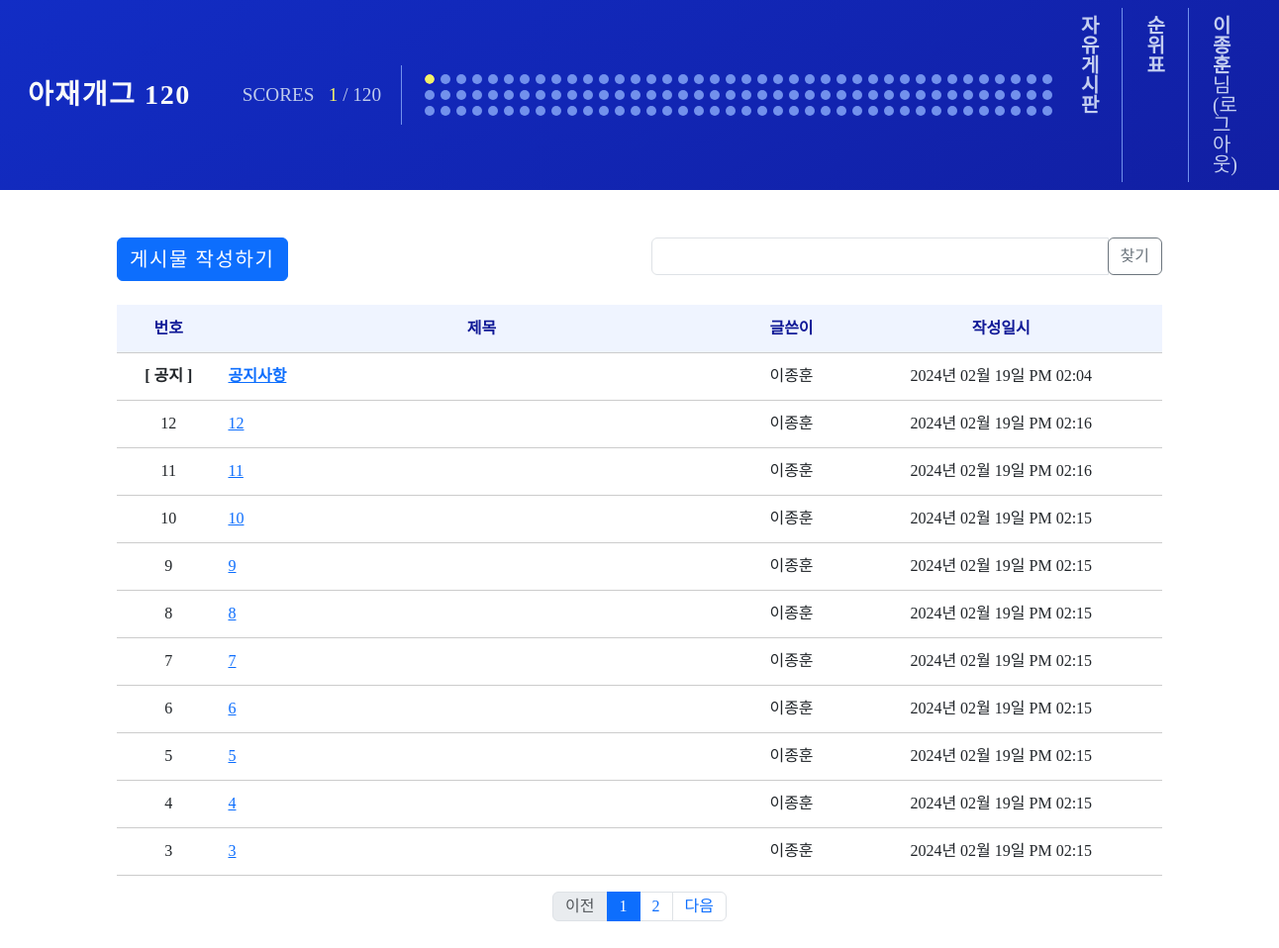
The page /question/list (signed in) on the database its author committed.
### homepage/models.py (models this page shows, shortened)
class Users(db.Model):
    __tablename__ = 'users'
    id = db.Column(db.Integer, primary_key=True)
    username = db.Column(db.String(50), unique=True, nullable=False)
    password = db.Column(db.String(200), nullable=False)
    email = db.Column(db.String(120), unique=True, nullable=False)
    comment = db.Column(db.String(20), nullable=True)

class Question(db.Model):
    id = db.Column(db.Integer, primary_key=True)
    subject = db.Column(db.String(200), nullable=False)
    content = db.Column(db.Text(), nullable=False)
    create_date = db.Column(db.DateTime(), nullable=False)
    modify_date = db.Column(db.DateTime(), nullable=True)
    user_id = db.Column(db.Integer, db.ForeignKey('users.id', ondelete='CASCADE'), nullable=False)
    user = db.relationship('Users', backref=db.backref('question_set'))
    voter = db.relationship('Users', secondary=question_voter, backref=db.backref('question_voter_set'))

### homepage/views/question_views.py (the view, shortened to what this page needs)
@bp.route('/list')
def _list():
    solved_quiz_ids = solvedCount()
    page = request.args.get('page', type=int, default=1)
    kw = request.args.get('kw', type=str, default='')
    question_list = Question.query.order_by(Question.create_date.desc())
    question_list = question_list.paginate(page=page, per_page=10)
    question_notice = Question.query.get_or_404(0)
    return render_template('question/question_list.html', question_list=question_list, page=page, kw=kw, solved_quiz_ids=solved_quiz_ids, question_notice=question_notice)

### homepage/filter.py (called while the page is built)
def format_datetime(value, fmt='%Y년 %m월 %d일 %p %I:%M'):
    return value.strftime(fmt)

### homepage/views/auth_views.py (called while the page is built)
@bp.before_app_request
def load_logged_in_user():
    user_id = session.get('user_id')
    if user_id is None:
        g.user = None
    else:
        g.user = Users.query.get(user_id)

### homepage/views/status_views.py (called while the page is built)
def solvedCount():
    solved = Solved.query.filter_by(user_id=g.user.id).all()
    solved_quiz_ids = []
    for solve in solved:
        solved_quiz_ids.append(solve.quiz_id)
    return solved_quiz_ids

### homepage/templates/question/question_list.html (shortened to what this page needs)
{% extends 'base.html' %}
{% block content %}
<link rel="stylesheet" href="{{ url_for('static', filename='reset.min.css') }}" />
<div class="container qna-container whole_wrap pt-4">
    <div class="row my-4">
        <div class="col-6">
            <a href="{{ url_for('question.create') }}" class="btn btn-primary nav-font fs-5">게시물 작성하기</a>
        </div>
        <div class="col-6">
            <div class="input-group">
                <input type="text" id="search_kw" class="form-control" value="{{ kw or '' }}">
                <div class="input-group-append">
                    <button class="btn btn-outline-secondary" type="button" id="btn_search">찾기</button>
                </div>
            </div>
        </div>
    </div>
    <table class="table table-height">
        <thead>
        <tr class="text-center table-dark">
            <th>번호</th>
            <th style="width:50%">제목</th>
            <th>글쓴이</th>
            <th>작성일시</th>
        </tr>
        </thead>
        <tbody>
        {% if question_notice %}
                <tr class="text-center">
                    <td class="fw-bold">[ 공지 ]</td>
                    <td class="text-start fw-bold">
                        <a href="{{ url_for('question.detail', question_id=question_notice.id) }}">{{ question_notice.subject }}</a>
                    </td>
                    <td>{{ question_notice.user.username }}</td>
                    <td>{{ question_notice.create_date|datetime }}</td>
                </tr>
        {% endif %}
        {% if question_list %}
            {% for question in question_list.items %}
                {% if question.id > 0 %}
                    <tr class="text-center">
                        <td>{{ question_list.total - ((question_list.page-1) * question_list.per_page) - loop.index0 -1 }}</td>
                        <td class="text-start">
                            <a href="{{ url_for('question.detail', question_id=question.id) }}">{{ question.subject }}</a>
                        </td>
                        <td>{{ question.user.username }}</td>
                        <td>{{ question.create_date|datetime }}</td>
                    </tr>
                {% endif %}
            {% endfor %}
        {% else %}
        <tr>
            <td colspan="3">질문이 없습니다.</td>
        </tr>
        {% endif %}
        </tbody>
    </table>
    <ul class="pagination justify-content-center">
        {% if question_list.has_prev %}
        <li class="page-item">
            <a class="page-link" data-page="{{ question_list.prev_num }}" href="javascript:void(0)">이전</a>
        </li>
        {% else %}
        <li class="page-item disabled">
            <a class="page-link" tabindex="-1" aria-disabled="true" href="javascript:void(0)">이전</a>
        </li>
        {% endif %}
        {% for page_num in question_list.iter_pages() %}
        {% if page_num %}
        {% if page_num != question_list.page %}
        <li class="page-item">
            <a class="page-link" data-page="{{ page_num }}" href="javascript:void(0)">{{ page_num }}</a>
        </li>
        {% else %}
        <li class="page-item active" aria-current="page">
            <a class="page-link" href="javascript:void(0)">{{ page_num }}</a>
        </li>
        {% endif %}
        {% else %}
        <li class="disabled">
            <a class="page-link" href="javascript:void(0)">...</a>
        </li>
        {% endif %}
        {% endfor %}
        {% if question_list.has_next %}
        <li class="page-item">
            <a class="page-link" data-page="{{ question_list.next_num }}" href="javascript:void(0)">다음</a>
        </li>
        {% else %}
        <li class="page-item disabled">
            <a class="page-link" tabindex="-1" aria-disabled="true" href="javascript:void(0)">다음</a>
        </li>
        {% endif %}
    </ul>
</div>
{% endblock %}

### homepage/templates/navbar.html (shortened to what this page needs)
<nav class="navbar navbar-expand-lg navbar-light nav-gradient-background" style="
    width: 100%; z-index: 9999;" id="navbar">
    <div class="container-fluid">
        <a class="navbar-brand text-light fw-bold p-3 fs-3 nav-font nav-line-height"
            href="{{ url_for('main.index') }}">아재개그&nbsp;120</a>
        {% if g.user and not all_user_data %}
        <div class="scores">
            <div class="scores-text">
                <h2>SCORES&nbsp;&nbsp;&nbsp;<b id="solvedCountNumber" class="scores-number">{{ solved_quiz_ids|length }}</b>&nbsp;/&nbsp;120</h2>
            </div>
            <div class="scores-circles">
                <ul class="circles">
                    {% for i in range(1, 41) %}
                    {% if i in solved_quiz_ids %}
                    <li class="circle-solved" id="score{{ i }}"></li>
                    {% else %}
                    <li class="circle" id="score{{ i }}"></li>
                    {% endif %}
                    {% endfor %}
                </ul>
                <ul class="circles">
                    {% for i in range(41, 81) %}
                    {% if i in solved_quiz_ids %}
                    <li class="circle-solved" id="score{{ i }}"></li>
                    {% else %}
                    <li class="circle" id="score{{ i }}"></li>
                    {% endif %}
                    {% endfor %}
                </ul>
                <ul class="circles">
                    {% for i in range(81, 121) %}
                    {% if i in solved_quiz_ids %}
                    <li class="circle-solved" id="score{{ i }}"></li>
                    {% else %}
                    <li class="circle" id="score{{ i }}"></li>
                    {% endif %}
                    {% endfor %}
                </ul>
            </div>
        </div>
        {% endif %}
        {% if g.user %}
        <div class="collapse navbar-collapse justify-content-end px-2 fs-5" id="navbarSupportedContent"
            style="flex-grow:0;">
            <ul class="navbar-nav me-3">
                <li class="nav-item me-3 nav-rank">
                    <a class="nav-link text-nav" href="{{ url_for('question._list') }}"><b class="fw-bold">자유게시판</b></a>
                </li>
                <li class="nav-item me-3 nav-rank">
                    <a class="nav-link text-nav" href="{{ url_for('rank.rank') }}"><b class="fw-bold">순위표</b></a>
                </li>
                <li class="nav-item">
                    <a class="nav-link text-nav" href="{{ url_for('auth.logout') }}"><b class="fw-bold">{{
                            g.user.username }}</b>님 (로그아웃)</a>
                </li>
            </ul>
                {% endif %}
            </div>
        </div>
</nav>

### homepage/static/style.css (style rules this page uses)
html, body { scroll-behavior: smooth; }
body { overflow: hidden; }
.scores-number { color: #f3f169; }
.scores-text { padding: 20px; font-family: 'EliceDigitalBaeum_Bold'; color: #c0ccec; font-size: 1.2em; border-right: 0.5px solid #7291ec; margin-right: 20px; }
.scores-circles { display: flex; flex-direction: column; justify-content: start; align-items: center; padding-right: 10px; }
.circles { display: flex; flex-wrap: nowrap; justify-content: center; align-items: center; }
.circle { background-color: #7291ec; width: 10px; height: 10px; border-radius: 50%; margin: 3px; }
.circle-solved { transition: background-color 0.3s ease-in-out; background-color: #f3f169; outline: 2px solid #1521c2; width: 10px; height: 10px; border-radius: 50%; margin: 3px; }
.nav-font { font-family: 'EliceDigitalBaeum_Bold'; letter-spacing: 0.1rem; }
.nav-line-height { line-height: 1.5; }
.nav-gradient-background { background: linear-gradient(-30deg, #121b9c, #1622ce, #111a97, #122dc5); background-size: 400% 400%; animation: gradient 8s ease infinite; }
.qna-container { max-width: 1080px; }
.whole_wrap { overflow: hidden; height: 100vh; }
.text-nav { color: #c4cef0 !important; }
.table-height tr { height:3em; border-bottom: 1px solid #ccc; }
.table-height th { vertical-align:middle; background-color:#eff4ff; font-weight:700; color:#111a97; }
.table-height td { vertical-align:middle; }

### rows shown on the page
Users: user.username "이종훈"
Question: subject "공지사항", create_date "2024년 02월 19일 PM 02:04"
Question: total "12", subject "12", user.username "이종훈", create_date "2024년 02월 19일 PM 02:16"
Question: total "11", subject "11", user.username "이종훈", create_date "2024년 02월 19일 PM 02:16"
Question: total "10", subject "10", user.username "이종훈", create_date "2024년 02월 19일 PM 02:15"
Question: total "9", subject "9", user.username "이종훈", create_date "2024년 02월 19일 PM 02:15"
Question: total "8", subject "8", user.username "이종훈", create_date "2024년 02월 19일 PM 02:15"
Question: total "7", subject "7", user.username "이종훈", create_date "2024년 02월 19일 PM 02:15"
Question: total "6", subject "6", user.username "이종훈", create_date "2024년 02월 19일 PM 02:15"
Question: total "5", subject "5", user.username "이종훈", create_date "2024년 02월 19일 PM 02:15"
Question: total "4", subject "4", user.username "이종훈", create_date "2024년 02월 19일 PM 02:15"
Question: total "3", subject "3", user.username "이종훈", create_date "2024년 02월 19일 PM 02:15"

### other values the page prints
{{ solved_quiz_ids|length }} "1"
{{ page_num }} "1"
{{ page_num }} "2"
